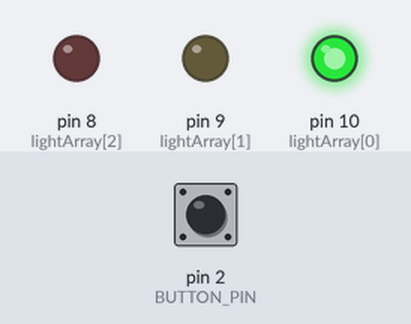
The program below on a simulated Arduino Uno, built with avr-gcc and run on an emulated ATmega328P. Parts: output pins drawn as LEDs (lit = HIGH). Inputs (shaded band) come from the test bench; at power-on: pin 2 (BUTTON_PIN) HIGH.

Above: at 1.2 s.
1.3 s: pin 2 (BUTTON_PIN) pulled LOW for 0.15 s
At 3.8 s:
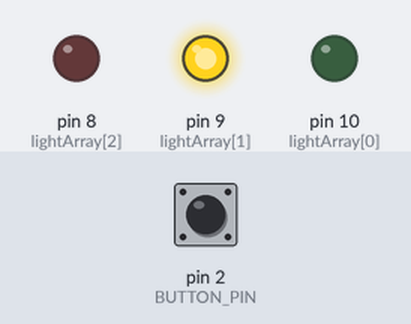
At 8.0 s:
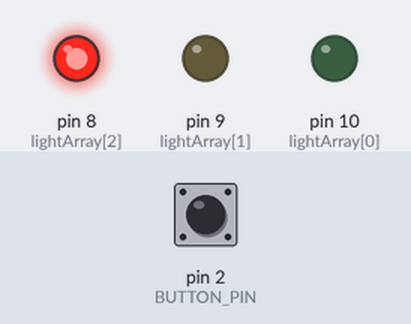
Timing chart, 0 to 9.5 s (numbered marks = the images above; inputs shaded):
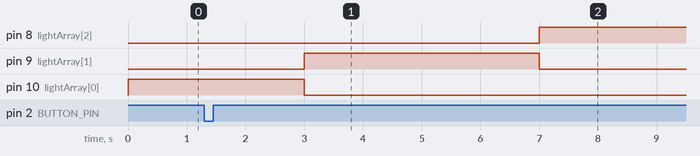

The program:

main.cpp
```cpp
#include <Arduino.h>

int lightArray[]= {10, 9, 8};
int currentLight = 0;
unsigned long stateStart = 0;
unsigned long durations[] ={15000, 4000, 9000};
const int NUM_LIGHTS = 3;
const unsigned long MIN_GREEN = 3000;
const int BUTTON_PIN = 2;
volatile bool pedRequested = false;
volatile unsigned long lastPedRequest = 0;

void onButton(){
  unsigned long now = millis();
  if (now - lastPedRequest > 200) {
    pedRequested = true;
    lastPedRequest = now;
  }
}

void setup() {
  pinMode(8, OUTPUT);
  pinMode(9, OUTPUT);
  pinMode(10, OUTPUT);
  pinMode(BUTTON_PIN,INPUT_PULLUP);
  digitalWrite(lightArray[currentLight], HIGH);
  stateStart = millis();
  attachInterrupt(digitalPinToInterrupt(BUTTON_PIN), onButton, FALLING);
}

void loop() {
  if (millis() - stateStart >= durations[currentLight] || (currentLight ==0 && pedRequested && millis() - stateStart >= MIN_GREEN)) {
    digitalWrite(lightArray[currentLight], LOW);
    currentLight++;
    if (currentLight >= NUM_LIGHTS) {
      currentLight = 0;
    }
    if (currentLight == 0) {
      pedRequested = false;
    }
    digitalWrite(lightArray[currentLight], HIGH);
    stateStart = millis();
  }
}
```

Measured:
- after the input at 1.3 s, pin 8 (lightArray[2]): LOW → HIGH after 5.7 s; pin 9 (lightArray[1]): LOW → HIGH after 1.7 s, → LOW 4.0 s later; pin 10 (lightArray[0]): HIGH → LOW after 1.7 s
